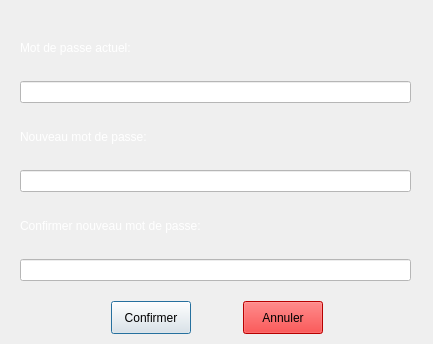
<?xml version="1.0" encoding="UTF-8"?>
<ui version="4.0">
 <class>ch_pass</class>
 <widget class="QDialog" name="ch_pass">
  <property name="geometry">
   <rect>
    <x>0</x>
    <y>0</y>
    <width>433</width>
    <height>344</height>
   </rect>
  </property>
  <property name="windowTitle">
   <string>Dialog</string>
  </property>
  <property name="styleSheet">
   <string notr="true">QDialog{
	
	background-image: url(:/img/img/hero-background-15.jpg);
}</string>
  </property>
  <widget class="QWidget" name="layoutWidget">
   <property name="geometry">
    <rect>
     <x>20</x>
     <y>20</y>
     <width>391</width>
     <height>261</height>
    </rect>
   </property>
   <layout class="QVBoxLayout" name="verticalLayout">
    <item>
     <widget class="QLabel" name="label">
      <property name="styleSheet">
       <string notr="true">color: rgb(255, 255, 255);</string>
      </property>
      <property name="text">
       <string>Mot de passe actuel:</string>
      </property>
     </widget>
    </item>
    <item>
     <widget class="QLineEdit" name="curr_pass">
      <property name="styleSheet">
       <string notr="true">QLineEdit{
	background-color: #fff;
	color:  #000;
}</string>
      </property>
      <property name="echoMode">
       <enum>QLineEdit::Password</enum>
      </property>
     </widget>
    </item>
    <item>
     <widget class="QLabel" name="label_2">
      <property name="styleSheet">
       <string notr="true">color: rgb(255, 255, 255);</string>
      </property>
      <property name="text">
       <string>Nouveau mot de passe:</string>
      </property>
     </widget>
    </item>
    <item>
     <widget class="QLineEdit" name="new_pass">
      <property name="styleSheet">
       <string notr="true">QLineEdit{
	background-color: #fff;
	color:  #000;
}</string>
      </property>
      <property name="echoMode">
       <enum>QLineEdit::Password</enum>
      </property>
     </widget>
    </item>
    <item>
     <widget class="QLabel" name="label_3">
      <property name="styleSheet">
       <string notr="true">color: rgb(255, 255, 255);</string>
      </property>
      <property name="text">
       <string>Confirmer nouveau mot de passe:</string>
      </property>
     </widget>
    </item>
    <item>
     <widget class="QLineEdit" name="r_new_pass">
      <property name="styleSheet">
       <string notr="true">QLineEdit{
	background-color: #fff;
	color:  #000;
}</string>
      </property>
      <property name="echoMode">
       <enum>QLineEdit::Password</enum>
      </property>
     </widget>
    </item>
   </layout>
  </widget>
  <widget class="QWidget" name="">
   <property name="geometry">
    <rect>
     <x>64</x>
     <y>300</y>
     <width>306</width>
     <height>35</height>
    </rect>
   </property>
   <layout class="QHBoxLayout" name="horizontalLayout">
    <item>
     <spacer name="horizontalSpacer_2">
      <property name="orientation">
       <enum>Qt::Horizontal</enum>
      </property>
      <property name="sizeHint" stdset="0">
       <size>
        <width>40</width>
        <height>20</height>
       </size>
      </property>
     </spacer>
    </item>
    <item>
     <widget class="QPushButton" name="comfirm">
      <property name="styleSheet">
       <string notr="true">QPushButton{
	height: 25px;
	font: 81 11pt &quot;Fira Sans Compressed ExtraBold&quot;;
}
</string>
      </property>
      <property name="text">
       <string>Confirmer</string>
      </property>
     </widget>
    </item>
    <item>
     <spacer name="horizontalSpacer">
      <property name="orientation">
       <enum>Qt::Horizontal</enum>
      </property>
      <property name="sizeHint" stdset="0">
       <size>
        <width>40</width>
        <height>20</height>
       </size>
      </property>
     </spacer>
    </item>
    <item>
     <widget class="QPushButton" name="cancel">
      <property name="styleSheet">
       <string notr="true">QPushButton{
	height: 25px;
	font: 81 Italic 11pt &quot;Fira Sans Compressed ExtraBold&quot;;
	color: black;
	background-color: red;
}

QpushButton:pressed{
	background-color: rgb(182, 7, 7);
}</string>
      </property>
      <property name="text">
       <string>Annuler</string>
      </property>
     </widget>
    </item>
    <item>
     <spacer name="horizontalSpacer_3">
      <property name="orientation">
       <enum>Qt::Horizontal</enum>
      </property>
      <property name="sizeHint" stdset="0">
       <size>
        <width>40</width>
        <height>20</height>
       </size>
      </property>
     </spacer>
    </item>
   </layout>
  </widget>
 </widget>
 <resources/>
 <connections/>
</ui>
